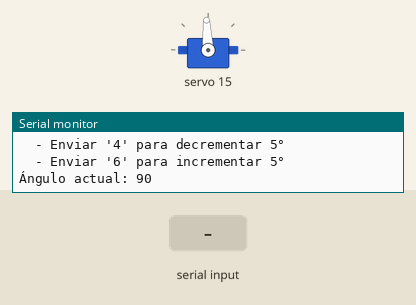
This sketch was run on a simulated Arduino Uno, built with avr-gcc and run on an emulated ATmega328P. Parts: servo, the last lines printed to the serial monitor. Inputs (shaded band) come from the test bench.

Above: at 1.3 s.
1.4 s: "30,150\n" received over Serial
At 1.8 s:
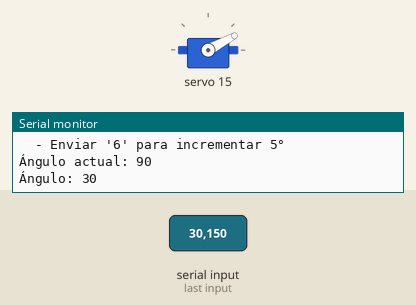
2.9 s: "5\n" received over Serial
At 4.0 s:
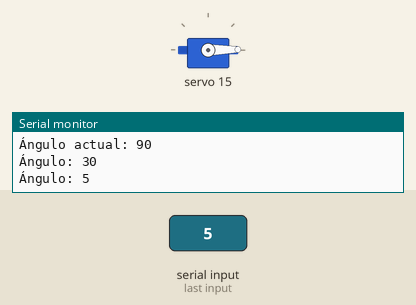
4.4 s: "90,45\n" received over Serial
At 5.3 s:
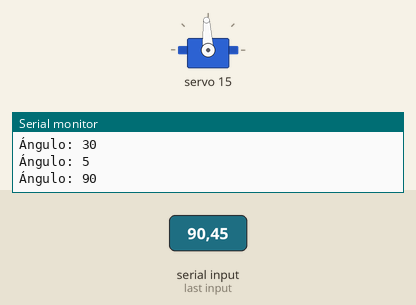
Timing chart, 0 to 7.4 s (numbered marks = the images above; inputs shaded):
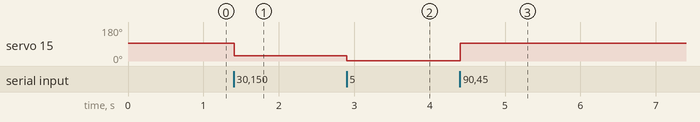

Measured:
- after the input at 1.4 s, servo 15: 93° → 28° at once
- after the input at 2.9 s, servo 15: 28° → 1° at once
- after the input at 4.4 s, servo 15: 1° → 93° at once

The sketch:

garra.ino
```cpp
#include <Wire.h>
#include <Adafruit_PWMServoDriver.h>

// Dirección I2C del PCA9685 (por defecto 0x40)
#define PCA9685_ADDRESS 0x40

// Canal del servo (0-15)
#define SERVO_CHANNEL 15

// Valores de pulso (escala 0-4095) para los extremos
#define PULSE_0DEG   102
#define PULSE_180DEG 512

Adafruit_PWMServoDriver pwm = Adafruit_PWMServoDriver(PCA9685_ADDRESS);

int currentAngle = 90;         // Ángulo actual del servo
int lastPrintedAngle = -1;     // Último ángulo impreso (para evitar duplicados)

void setup() {
  Serial.begin(9600);
  pwm.begin();
  pwm.setPWMFreq(50);  // Frecuencia de 50 Hz para servos
  delay(10);

  // Posición inicial: 90° (centro)
  setServoAngle(90);
  lastPrintedAngle = currentAngle;

  // Mensaje de bienvenida e instrucciones
  Serial.println("=== Control de servo por monitor serie ===");
  Serial.println("Comandos:");
  Serial.println("  - Enviar un número (0-180) para posicionar directamente");
  Serial.println("  - Enviar '4' para decrementar 5°");
  Serial.println("  - Enviar '6' para incrementar 5°");
  Serial.print("Ángulo actual: ");
  Serial.println(currentAngle);
}

void loop() {
  if (Serial.available() > 0) {
    String input = Serial.readStringUntil('\n');
    input.trim();  // Elimina espacios y saltos de línea

    if (input.length() > 0) {
      bool commandProcessed = false;

      // Comandos de un solo carácter '4' y '6'
      if (input == "4") {
        currentAngle = constrain(currentAngle - 5, 0, 180);
        setServoAngle(currentAngle);
        commandProcessed = true;
      }
      else if (input == "6") {
        currentAngle = constrain(currentAngle + 5, 0, 180);
        setServoAngle(currentAngle);
        commandProcessed = true;
      }
      else {
        // Intentar interpretar como número entero
        int angle = input.toInt();
        if (angle >= 0 && angle <= 180) {
          setServoAngle(angle);
          commandProcessed = true;
        }
      }

      // Si no se procesó ningún comando válido, mostrar error
      if (!commandProcessed) {
        Serial.println("Error: comando no válido. Use un número (0-180), '4' o '6'.");
      }
    }
  }

  // Imprimir el ángulo si ha cambiado (por si se modificó desde setServoAngle)
  if (currentAngle != lastPrintedAngle) {
    Serial.print("Ángulo: ");
    Serial.println(currentAngle);
    lastPrintedAngle = currentAngle;
  }
}

// Función que convierte ángulo a pulso y lo envía al PCA9685
void setServoAngle(int angle) {
  // Mapeo lineal: 0° -> 102, 180° -> 512
  int pulse = map(angle, 0, 180, PULSE_0DEG, PULSE_180DEG);
  pulse = constrain(pulse, PULSE_0DEG, PULSE_180DEG);
  pwm.setPWM(SERVO_CHANNEL, 0, pulse);
  currentAngle = angle;   // Actualiza la variable global
}
```
